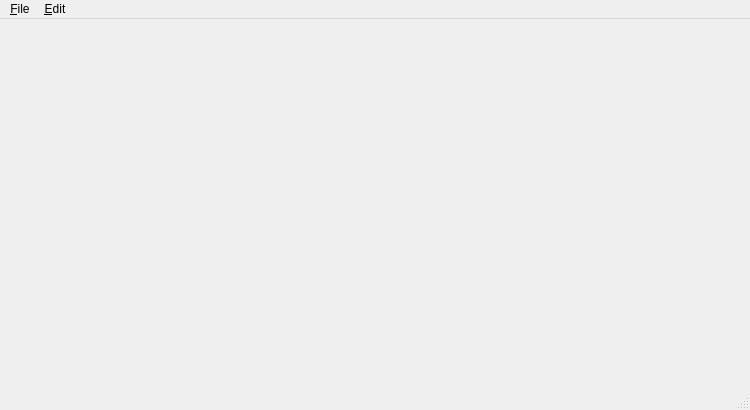
<?xml version="1.0" encoding="UTF-8"?>
<ui version="4.0">
 <class>LSculptMainWin</class>
 <widget class="QMainWindow" name="LSculptMainWin">
  <property name="geometry">
   <rect>
    <x>0</x>
    <y>0</y>
    <width>750</width>
    <height>410</height>
   </rect>
  </property>
  <property name="windowTitle">
   <string>LSculptMainWin</string>
  </property>
  <widget class="QWidget" name="centralWidget"/>
  <widget class="QMenuBar" name="menuBar">
   <property name="geometry">
    <rect>
     <x>0</x>
     <y>0</y>
     <width>750</width>
     <height>18</height>
    </rect>
   </property>
   <widget class="QMenu" name="menuLSculpt">
    <property name="title">
     <string>&amp;File</string>
    </property>
    <addaction name="importAction"/>
    <addaction name="exportAction"/>
    <addaction name="separator"/>
    <addaction name="exitAction"/>
   </widget>
   <widget class="QMenu" name="menu_Edit">
    <property name="title">
     <string>&amp;Edit</string>
    </property>
    <addaction name="undoAction"/>
    <addaction name="redoAction"/>
   </widget>
   <addaction name="menuLSculpt"/>
   <addaction name="menu_Edit"/>
  </widget>
  <widget class="QStatusBar" name="statusBar"/>
  <action name="undoAction">
   <property name="text">
    <string>&amp;Undo</string>
   </property>
   <property name="shortcut">
    <string>Ctrl+Z</string>
   </property>
  </action>
  <action name="redoAction">
   <property name="text">
    <string>&amp;Redo</string>
   </property>
   <property name="shortcut">
    <string>Ctrl+Y</string>
   </property>
  </action>
  <action name="importAction">
   <property name="text">
    <string>&amp;Import 3D File...</string>
   </property>
   <property name="shortcut">
    <string>Ctrl+O</string>
   </property>
  </action>
  <action name="exportAction">
   <property name="text">
    <string>&amp;Export LDraw File...</string>
   </property>
   <property name="shortcut">
    <string>Ctrl+S</string>
   </property>
  </action>
  <action name="exitAction">
   <property name="text">
    <string>E&amp;xit</string>
   </property>
   <property name="shortcut">
    <string>Ctrl+Q</string>
   </property>
  </action>
 </widget>
 <layoutdefault spacing="6" margin="11"/>
 <resources/>
 <connections>
  <connection>
   <sender>importAction</sender>
   <signal>triggered()</signal>
   <receiver>LSculptMainWin</receiver>
   <slot>import()</slot>
   <hints>
    <hint type="sourcelabel">
     <x>-1</x>
     <y>-1</y>
    </hint>
    <hint type="destinationlabel">
     <x>298</x>
     <y>221</y>
    </hint>
   </hints>
  </connection>
  <connection>
   <sender>exitAction</sender>
   <signal>triggered()</signal>
   <receiver>LSculptMainWin</receiver>
   <slot>close()</slot>
   <hints>
    <hint type="sourcelabel">
     <x>-1</x>
     <y>-1</y>
    </hint>
    <hint type="destinationlabel">
     <x>298</x>
     <y>221</y>
    </hint>
   </hints>
  </connection>
 </connections>
 <slots>
  <slot>import()</slot>
 </slots>
</ui>
